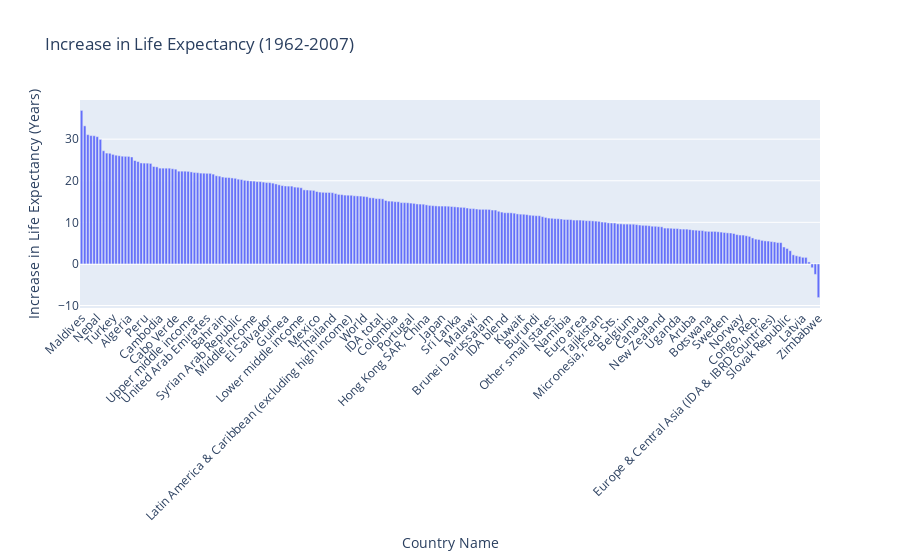

The code cell stored with this chart in its notebook:
### Markdown cell above
The country with the highest increase in life expectancy between 1962 and 2007 is **Maldives.** Next, we'll visualize our findings in a bar chart.

### Code cell
fig = px.bar(sorted_data, x=sorted_data.index, y='Increase', title='Increase in Life Expectancy (1962-2007)',
             labels={'x': 'Country', 'Increase': 'Increase in Life Expectancy (Years)'})
fig.update_layout(xaxis_tickangle=-45)
fig.show()

### Figure 1 — Plotly figure (JSON) as saved in the notebook; plotly's stock layout.template omitted (floating-point values rounded to 4 significant figures; data arrays with more than 128 entries replaced by an {"elided": "..."} marker saying what was removed)
{"data": [{"alignmentgroup": "True", "hovertemplate": "Country Name=%{x}<br>Increase in Life Expectancy (Years)=%{y}<extra></extra>", "legendgroup": "", "marker": {"color": "#636efa", "pattern": {"shape": ""}}, "name": "", "offsetgroup": "", "orientation": "v", "showlegend": false, "textposition": "auto", "type": "bar", "x": {"elided": "236 str values"}, "xaxis": "x", "y": {"elided": "236 float values"}, "yaxis": "y"}], "layout": {"barmode": "relative", "legend": {"tracegroupgap": 0}, "title": {"text": "Increase in Life Expectancy (1962-2007)"}, "xaxis": {"anchor": "y", "domain": [0, 1], "tickangle": -45, "title": {"text": "Country Name"}}, "yaxis": {"anchor": "x", "domain": [0, 1], "title": {"text": "Increase in Life Expectancy (Years)"}}}}
